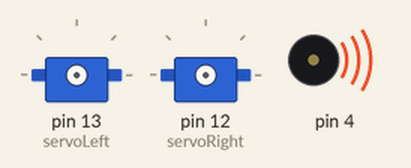
This sketch was run on a simulated Arduino Uno, built with avr-gcc and run on an emulated ATmega328P. On the bench: 2 × servo, buzzer (waves = sounding).

Above: at 0.1 s.
At 1.1 s:
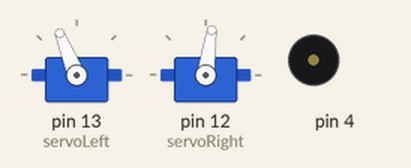
Timing chart, 0 to 2.6 s (numbered marks = the images above):
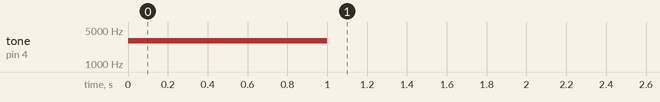

The sketch:

fowardonesecond.ino
```cpp
// Robotics with the BOE Shield - ForwardOneSecond
// Make the BOE Shield-Bot roll forward for one seconds, then stop.

// 6.8 in per second - arduino distance travel

#include <Servo.h>                           // Include servo library

Servo servoLeft;                             // Declare left and right servos
Servo servoRight;

void setup()                                 // Built-in initialization block
{
  tone(4, 3000, 1000);                       // Play tone for 1 second
  delay(1000);                               // Delay to finish tone

  servoLeft.attach(13);                      // Attach left signal to pin 13
  servoRight.attach(12);                     // Attach right signal to pin 12
                                             // Full speed forward
  servoLeft.writeMicroseconds(1700);         // Left wheel counterclockwise
  servoRight.writeMicroseconds(1385);        // Right wheel clockwise
  delay(2647);                               // ...for 18in distance

  servoLeft.detach();                        // Stop sending servo signals
  servoRight.detach();
}

void loop()                                  // Main loop auto-repeats
{                                            // Empty, nothing needs repeating
}
```
